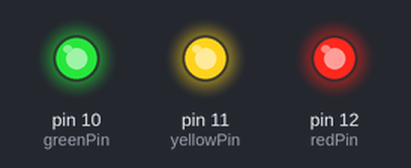
Simulated run of this sketch. Board: Arduino Uno, built with avr-gcc and run on an emulated ATmega328P. Shown: output pins drawn as LEDs (lit = HIGH).

Above: at 0.4 s.
At 11.0 s:
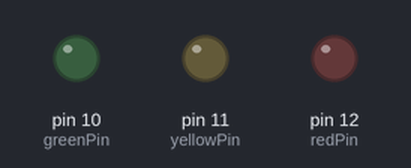
Timing chart, 0 to 12.7 s (numbered marks = the images above):
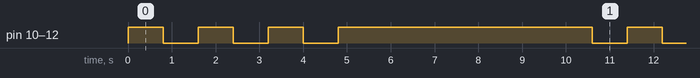

Measured:
- by itself, pin 10 (greenPin), pin 11 (yellowPin), pin 12 (redPin): repeats every 9.8 s: 2 × (LOW 0.80 s, HIGH 0.80 s), LOW 0.80 s, HIGH 5.8 s
- by itself, everything shown: repeats every 9.8 s, in 8 steps

The sketch:

SOS.ino
```cpp
int ledDelay=10000;
int redPin = 12;
int yellowPin = 11;
int greenPin = 10;

void setup() {
  // put your setup code here, to run once:

  pinMode (redPin, OUTPUT);
  pinMode (yellowPin, OUTPUT);
  pinMode (greenPin, OUTPUT);
}

void loop() {
  // put your main code here, to run repeatedly:

  digitalWrite (redPin, HIGH);
  digitalWrite (greenPin, HIGH);
  digitalWrite (yellowPin, HIGH);
  delay (800);

  digitalWrite (redPin, LOW);
  digitalWrite (greenPin, LOW);
  digitalWrite (yellowPin, LOW);
  delay(800);

  digitalWrite (redPin, HIGH);
  digitalWrite (greenPin, HIGH);
  digitalWrite (yellowPin, HIGH);
  delay (800);

  digitalWrite (redPin, LOW);
  digitalWrite (greenPin, LOW);
  digitalWrite (yellowPin, LOW);
  delay(800);

  digitalWrite (redPin, HIGH);
  digitalWrite (greenPin, HIGH);
  digitalWrite (yellowPin, HIGH);
  delay (800);

  digitalWrite (redPin, LOW);
  digitalWrite (greenPin, LOW);
  digitalWrite (yellowPin, LOW);
  delay(800);

  digitalWrite (redPin, HIGH);
  digitalWrite (greenPin, HIGH);
  digitalWrite (yellowPin, HIGH);
  delay (5000);

  digitalWrite (redPin, LOW);
  digitalWrite (greenPin, LOW);
  digitalWrite (yellowPin, LOW);
}
```
